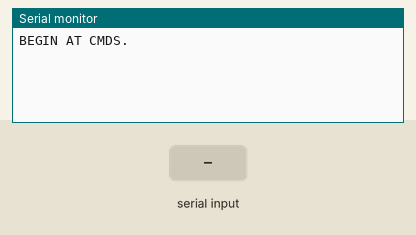
A sketch run on a simulated Arduino Mega 2560, built with avr-gcc and run on an emulated ATmega2560. Parts: the last lines printed to the serial monitor. The test bench sets the inputs (shaded band).

Above: at 1.2 s.
1.3 s: "1" received over the second serial link
At 2.5 s:
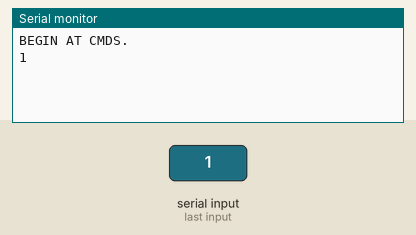
2.8 s: "0" received over the second serial link
At 3.7 s:
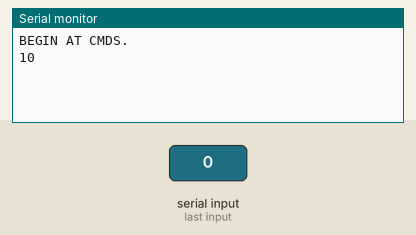

The sketch:

configure_bluetooth.ino
```cpp
/* Use this sketch to enter AT mode on the Bluetooth module.

https://www.instructables.com/Change-the-Baud-Rate-of-HC-05-Bluetooth-Module-Usi/#:~:text=If%20the%20HC%2D05%20is,Then%20click%20%E2%80%9COpen%E2%80%9D.


*/
#include <Arduino.h>
#include <Wire.h>

HardwareSerial &bluetoothSerial = Serial2;

void setup(void) {
    Serial.begin(9600);
    Serial.println("BEGIN AT CMDS.");
    bluetoothSerial.begin(38400);
}

void loop(void) {
    if (Serial.available() > 0) {
        bluetoothSerial.write(Serial.read());
    }

    if (bluetoothSerial.available() > 0) {
        Serial.write(bluetoothSerial.read());
    }
}
```

Measured:
- after the input at 1.3 s, the serial monitor: prints a new line at once (image 1)
- after the input at 2.8 s, the serial monitor: prints a new line at once (image 2)
